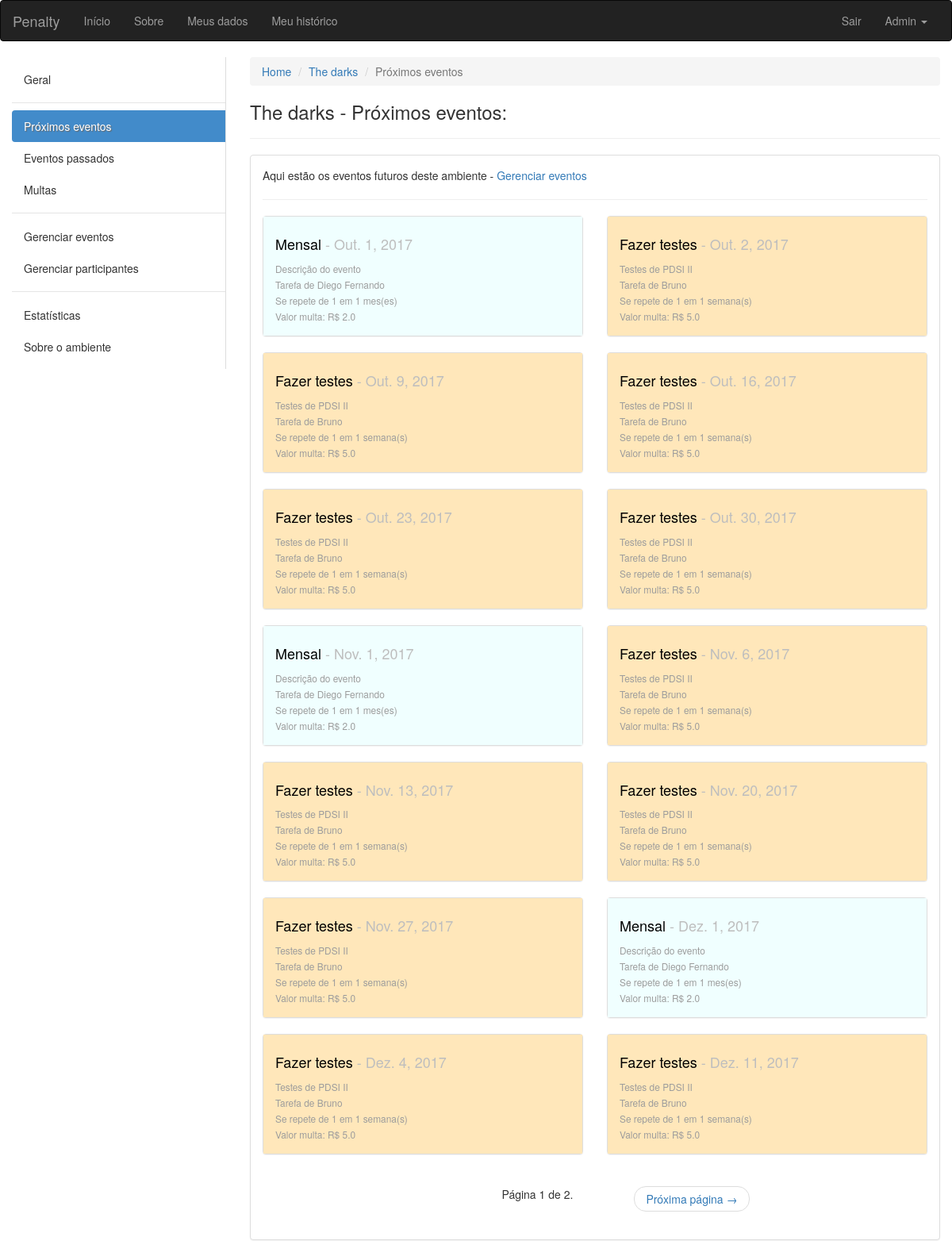
The app's page /ambiente/2/proximos/ (signed in) with its own data.
### ambiente/models.py (models this page shows, shortened)
class Ambiente(models.Model):
	nome = models.CharField(max_length=100, verbose_name='Nome', null=False, blank=False)
	descricao = models.CharField(max_length=100, verbose_name='Descrição', null=True, blank=False)
	endereco = models.CharField(max_length=150, verbose_name='Endereço', null=True, blank=False)
	criador = models.ForeignKey(User, verbose_name='Criador', null=False, blank=False, related_name='+')
	data_criacao = models.DateTimeField(default=timezone.now)
	participantes = models.ManyToManyField(User, verbose_name='Participantes', blank=True, related_name='+')

class Evento(models.Model):
	INTERVALOS = (
        ('D', 'Dias'),
        ('S', 'Semanas'),
        ('M', 'Meses'),
    )
	nome = models.CharField(max_length=100, verbose_name='Nome', null=False, blank=False)
	descricao = models.CharField(max_length=100, verbose_name='Descrição', null=True, blank=False)
	criador = models.ForeignKey(User, verbose_name='Criador', null=False, blank=False, related_name='+', default=1)
	responsavel = models.ForeignKey(User, verbose_name='Responsavel pela tarefa', null=False, blank=False, related_name='+', default=1)
	ambiente = models.ForeignKey(Ambiente, verbose_name='Ambiente', null=False, blank=False, related_name='+')
	data_inicio = models.DateField(default=date.today)
	data_fim = models.DateField(verbose_name='Data de término')
	dia_evento = models.DateField()
	id_agrupador = models.IntegerField()
	valor_multa = models.FloatField(verbose_name='Valor da multa', blank=False, default=2.0)
	quantidade_intervalos_repeticao = models.IntegerField(verbose_name='Se repete em')
	intervalo = models.CharField(max_length=40, choices=INTERVALOS, null=False, blank=False)
	solicitacao_de_validacao = models.BooleanField(default=False)
	momento_da_solicitacao = models.DateTimeField(blank=True, null=True)

### ambiente/views.py (the view)
# urls.py: url(r'^(?P<pkambiente>[0-9]+)/proximos/$', views.proximos_eventos, name='proximos_eventos'),
def proximos_eventos(request, pkambiente):
	ambiente = get_object_or_404(Ambiente, pk=pkambiente)
	get_object_or_404(ambiente.participantes, pk=request.user.pk)
	tarefas = Evento.objects.filter(ambiente=ambiente).filter(dia_evento__gt=date.today()).order_by('dia_evento')
	paginator = Paginator(tarefas, 14) # Mostra 15 contatos por página
	try:
		page = int(request.GET.get('page', '1'))
	except ValueError:
		page = 1
	try:
		lista = paginator.page(page)
	except (EmptyPage, InvalidPage):
		lista = paginator.page(paginator.num_pages)
	return render(request, 'proximos_eventos.html', {'ambiente':ambiente, 'eventos':lista, 'participantes':User.objects.all()})

### ambiente/templatetags/aux_tags.py (called while the page is built)
@register.filter(name='typedata')
def typedata(value):
	if value == "D":
		return "dia(s)"
	elif value == "S":
		return "semana(s)"
	return "mes(es)"

### ambiente/templates/proximos_eventos.html (shortened to what this page needs)
{% extends "base.html" %}
{% load aux_tags %}
{% block conteudo %}
<div class="container-fluid">
	<div class="row">
		<div class="col-sm-3">
		    <nav class="nav-sidebar">
		        <ul class="nav">
		            <li><a href="{% url 'ambiente:ambiente' ambiente.pk %}">Geral</a></li>
		            <li class="nav-divider"></li>
		            <li class="active"><a href="{% url 'ambiente:proximos_eventos' ambiente.pk %}">Próximos eventos</a></li>
		            <li><a href="javascript:;">Eventos passados</a></li>
		            <li><a href="javascript:;">Multas</a></li>
		            <li class="nav-divider"></li>
		            <li><a href="{% url 'ambiente:eventos' ambiente.pk %}">Gerenciar eventos</a></li>
		            <li><a href="{% url 'ambiente:participantes' ambiente.pk %}">Gerenciar participantes</a></li>
		            <li class="nav-divider"></li>
		            <li><a href="javascript:;">Estatísticas</a></li>
		            <li><a href="javascript:;">Sobre o ambiente</a></li>
		        </ul>
		    </nav>
		</div>
	<div class="col-sm-9">
		<ol class="breadcrumb">
		  <li><a href="#">Home</a></li>
		  <li><a href="{% url 'ambiente:ambiente' ambiente.pk %}">{{ ambiente.nome }}</a></li>
		  <li class="active">Próximos eventos</li>
		</ol>
		<h3>{{ ambiente.nome }} - Próximos eventos:</h3>
		<hr>
		<div class="panel panel-default">
		  <div class="panel-body">
		  <p>Aqui estão os eventos futuros deste ambiente - <a href="{% url 'ambiente:eventos' ambiente.pk %}">Gerenciar eventos</a></p>
		  <hr>
		  <div class="row">
		  {% for evento in eventos %}
		  <div class="col-sm-6">
		  	<div class="panel panel-default">
		  	  {% if evento.intervalo == "D" %}
		  	  	<div class="panel-body dias">
		  	  {% elif evento.intervalo == "S" %}
		  	  	<div class="panel-body semanas">
		  	  {% else %}
		  	    <div class="panel-body meses">
		  	  {% endif %}
			    <h4><a href="{% url 'ambiente:tarefa' ambiente.pk evento.pk %}" class="titulopindex">{{ evento.nome }}</a><span class="pCinza"> - {{ evento.dia_evento }}</span></h4>
			    <small class="pCinzaUser">
			    	{{ evento.descricao }}<br>
			    	Tarefa de {{ evento.responsavel.first_name }}<br>
			    	Se repete de {{ evento.quantidade_intervalos_repeticao }} em {{ evento.quantidade_intervalos_repeticao }} {{ evento.intervalo|typedata }}<br>
			    	Valor multa: R$ {{ evento.valor_multa }}<br>
			    </small>
			  </div>
			</div>
		  </div>
		  {% empty %}
		  	<p>Não há nenhuma tarefa futura neste ambiente.</p>
		  {% endfor %}
		  </div>
		  <div class="col-sm-6 col-sm-offset-3">
		  <nav aria-label="Page navigation">
			  <ul class="pager">
			    Página {{ eventos.number }} de {{ eventos.paginator.num_pages }}.
			    {% if eventos.has_next %}
			    	<li class="next"><a href="?page={{ eventos.next_page_number }}">Próxima página <span aria-hidden="true">&rarr;</span></a></li>
		        {% endif %}
			  </ul>
			</nav>
			</div>
		  </div>
		</div>
	</div>
</div>
{% endblock conteudo %}

### core/templates/base.html (shortened to what this page needs)
{% load staticfiles %}
<!DOCTYPE html>
<html lang="pt-br">
  <head>
    <link rel="stylesheet" href="{% static 'css/bootstrap.min.css' %}">
    <link rel="stylesheet" href="{% static 'css/custom.css' %}">
  </head>
  <body>
    <nav class="navbar navbar-inverse">
      <div class="container-fluid">
      <div class="navbar-header">
        <a class="navbar-brand" href="/">Penalty</a>
      </div>
      <div class="collapse navbar-collapse" id="bs-example-navbar-collapse-1">
        <ul class="nav navbar-nav">
          <li><a href="/">Início</a></li>
          <li><a href="#">Sobre</a></li>
          <li><a href="#">Meus dados</a></li>
          <li><a href="#">Meu histórico</a></li>
        </ul>
        {% if request.user.is_authenticated %}
        <ul class="nav navbar-nav navbar-right">
          <li><a href="/logout/">Sair</a></li>
          <li class="dropdown">
            <a href="#" class="dropdown-toggle" data-toggle="dropdown" role="button" aria-haspopup="true" aria-expanded="false">{{ request.user.first_name }} <span class="caret"></span></a>
          </li>
        </ul>
        {% endif %}
      </div>
    </div>
    </nav>
    {% block conteudo %}
    {% endblock conteudo %}
  </body>
</html>

### core/static/css/custom.css (style rules this page uses)
.nav-sidebar { width: 100%; padding: 8px 0; border-right: 1px solid #ddd; }
.nav-sidebar a { color: #333; -webkit-transition: all 0.08s linear; -moz-transition: all 0.08s linear; -o-transition: all 0.08s linear; transition: all 0.08s linear; -webkit-border-radius: 4px 0 0 4px; -moz-border-radius: 4px 0 0 4px; border-radius: 4px 0 0 4px; }
.nav-sidebar .active a { cursor: default; background-color: #428bca; color: #fff; text-shadow: 1px 1px 1px #666; }
.semanas { background-color: #FFE7BA; }
.meses { background-color: #F0FFFF; }
.pCinza { color: #BEBEBE; }
.pCinzaUser { color: #9C9C9C; }
.titulopindex { color: #000000; }

### records on screen
Ambiente: nome "The darks"
Evento: nome "Mensal", dia_evento "Out. 1, 2017", descricao "Descrição do evento", responsavel.first_name "Diego Fernando", quantidade_intervalos_repeticao "1", intervalo|typedata "mes(es)", valor_multa "2.0"
Evento: nome "Fazer testes", dia_evento "Out. 2, 2017", descricao "Testes de PDSI II", responsavel.first_name "Bruno", quantidade_intervalos_repeticao "1", intervalo|typedata "semana(s)", valor_multa "5.0"
Evento: nome "Fazer testes", dia_evento "Out. 9, 2017", descricao "Testes de PDSI II", responsavel.first_name "Bruno", quantidade_intervalos_repeticao "1", intervalo|typedata "semana(s)", valor_multa "5.0"
Evento: nome "Fazer testes", dia_evento "Out. 16, 2017", descricao "Testes de PDSI II", responsavel.first_name "Bruno", quantidade_intervalos_repeticao "1", intervalo|typedata "semana(s)", valor_multa "5.0"
Evento: nome "Fazer testes", dia_evento "Out. 23, 2017", descricao "Testes de PDSI II", responsavel.first_name "Bruno", quantidade_intervalos_repeticao "1", intervalo|typedata "semana(s)", valor_multa "5.0"
Evento: nome "Fazer testes", dia_evento "Out. 30, 2017", descricao "Testes de PDSI II", responsavel.first_name "Bruno", quantidade_intervalos_repeticao "1", intervalo|typedata "semana(s)", valor_multa "5.0"
Evento: nome "Mensal", dia_evento "Nov. 1, 2017", descricao "Descrição do evento", responsavel.first_name "Diego Fernando", quantidade_intervalos_repeticao "1", intervalo|typedata "mes(es)", valor_multa "2.0"
Evento: nome "Fazer testes", dia_evento "Nov. 6, 2017", descricao "Testes de PDSI II", responsavel.first_name "Bruno", quantidade_intervalos_repeticao "1", intervalo|typedata "semana(s)", valor_multa "5.0"
Evento: nome "Fazer testes", dia_evento "Nov. 13, 2017", descricao "Testes de PDSI II", responsavel.first_name "Bruno", quantidade_intervalos_repeticao "1", intervalo|typedata "semana(s)", valor_multa "5.0"
Evento: nome "Fazer testes", dia_evento "Nov. 20, 2017", descricao "Testes de PDSI II", responsavel.first_name "Bruno", quantidade_intervalos_repeticao "1", intervalo|typedata "semana(s)", valor_multa "5.0"
Evento: nome "Fazer testes", dia_evento "Nov. 27, 2017", descricao "Testes de PDSI II", responsavel.first_name "Bruno", quantidade_intervalos_repeticao "1", intervalo|typedata "semana(s)", valor_multa "5.0"
Evento: nome "Mensal", dia_evento "Dez. 1, 2017", descricao "Descrição do evento", responsavel.first_name "Diego Fernando", quantidade_intervalos_repeticao "1", intervalo|typedata "mes(es)", valor_multa "2.0"
Evento: nome "Fazer testes", dia_evento "Dez. 4, 2017", descricao "Testes de PDSI II", responsavel.first_name "Bruno", quantidade_intervalos_repeticao "1", intervalo|typedata "semana(s)", valor_multa "5.0"
Evento: nome "Fazer testes", dia_evento "Dez. 11, 2017", descricao "Testes de PDSI II", responsavel.first_name "Bruno", quantidade_intervalos_repeticao "1", intervalo|typedata "semana(s)", valor_multa "5.0"

### other values on screen
{{ request.user.first_name }} "Admin"
{{ eventos.number }} "1"
{{ eventos.paginator.num_pages }} "2"
